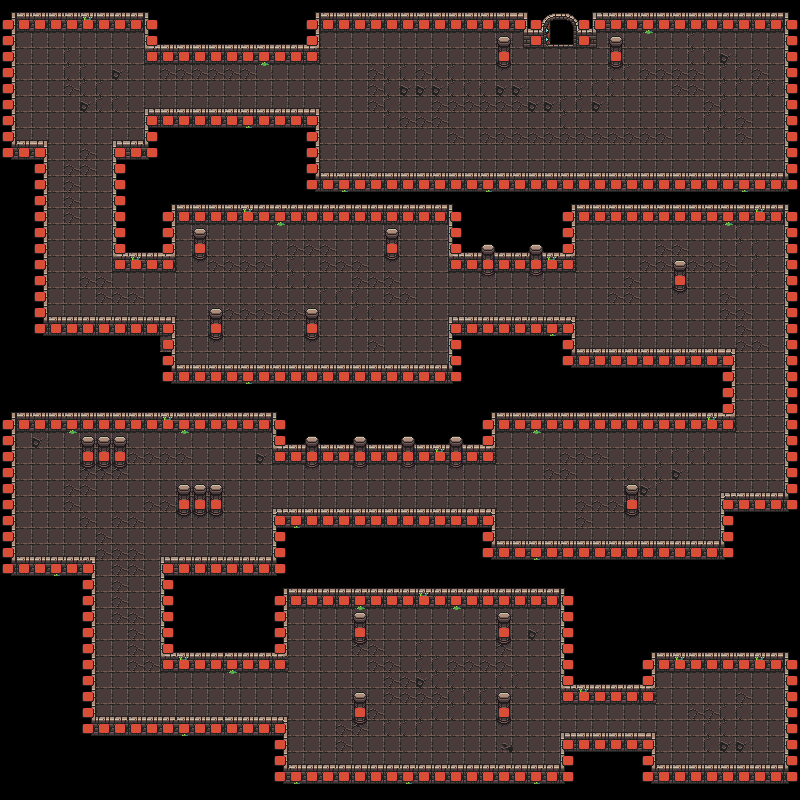

A 2D game scene composited from a Tiled map and its tileset images. What follows is a short description and the map's XML, with each tile layer's data collapsed to a summary:
An orthogonal 50x50 tile map with 16x16 px tiles, 4 tile layers (floor, lower_walls, upper_walls, wall_coll) and 175 objects.

<map version="1.10" tiledversion="1.10.1" orientation="orthogonal" renderorder="right-down" width="50" height="50" tilewidth="16" tileheight="16" infinite="0" nextlayerid="55" nextobjectid="197">
 <tileset firstgid="1" source="0x72_DungeonTilesetII_v1.4.tsx" />
 <group id="4" name="render">
  <layer id="1" name="floor" width="50" height="50">
   <data>[2500 cells, 2500 non-empty, 8 distinct tile ids]</data>
  </layer>
  <layer id="2" name="lower_walls" width="50" height="50">
   <data>[2500 cells, 2500 non-empty, 42 distinct tile ids]</data>
  </layer>
  <layer id="3" name="upper_walls" width="50" height="50">
   <data>[2500 cells, 2500 non-empty, 22 distinct tile ids]</data>
  </layer>
 </group>
 <group id="6" name="collData">
  <layer id="5" name="wall_coll" width="50" height="50">
   <data>[2500 cells, 2500 non-empty, 2 distinct tile ids]</data>
  </layer>
 </group>
 <group id="10" name="rooms" visible="0">
  <group id="18" name="room">
   <objectgroup id="24" name="room_trigger">
    <object id="108" x="346" y="31.5" width="32.5" height="142.5" />
   </objectgroup>
   <objectgroup id="23" name="wall">
    <object id="105" x="304" y="64" width="16" height="16" />
    <object id="106" x="304" y="80" width="16" height="16" />
    <object id="107" x="304" y="96" width="16" height="16" />
    <object id="110" x="528" y="48" width="16" height="16" />
    <object id="111" x="544" y="48" width="16" height="16" />
    <object id="112" x="560" y="48" width="16" height="16" />
    <object id="113" x="576" y="48" width="16" height="16" />
   </objectgroup>
   <objectgroup id="19" name="spawner">
    <object id="83" x="657" y="58.5">
     <properties>
      <property name="enemy" type="int" value="0" />
      <property name="type" type="int" value="1" />
     </properties>
    </object>
    <object id="86" x="704" y="70.5">
     <properties>
      <property name="enemy" type="int" value="0" />
      <property name="type" type="int" value="1" />
     </properties>
    </object>
    <object id="87" x="747.5" y="101.5">
     <properties>
      <property name="enemy" type="int" value="0" />
      <property name="type" type="int" value="1" />
     </properties>
    </object>
    <object id="88" x="763.5" y="52">
     <properties>
      <property name="enemy" type="int" value="0" />
      <property name="type" type="int" value="1" />
     </properties>
    </object>
    <object id="89" x="764.5" y="155">
     <properties>
      <property name="enemy" type="int" value="0" />
      <property name="type" type="int" value="1" />
     </properties>
    </object>
    <object id="91" x="717" y="154.5">
     <properties>
      <property name="enemy" type="int" value="0" />
      <property name="type" type="int" value="1" />
     </properties>
    </object>
    <object id="92" x="684.5" y="116">
     <properties>
      <property name="enemy" type="int" value="0" />
      <property name="type" type="int" value="1" />
     </properties>
    </object>
    <object id="93" x="657.5" y="154">
     <properties>
      <property name="enemy" type="int" value="0" />
      <property name="type" type="int" value="1" />
     </properties>
    </object>
    <object id="94" x="604.5" y="92.5">
     <properties>
      <property name="enemy" type="int" value="0" />
      <property name="type" type="int" value="1" />
     </properties>
    </object>
    <object id="95" x="602.5" y="149.5">
     <properties>
      <property name="enemy" type="int" value="0" />
      <property name="type" type="int" value="1" />
     </properties>
    </object>
    <object id="96" x="542" y="78.5">
     <properties>
      <property name="enemy" type="int" value="0" />
      <property name="type" type="int" value="1" />
     </properties>
    </object>
    <object id="97" x="529" y="154.5">
     <properties>
      <property name="enemy" type="int" value="0" />
      <property name="type" type="int" value="1" />
     </properties>
    </object>
    <object id="98" x="539" y="119.5">
     <properties>
      <property name="enemy" type="int" value="0" />
      <property name="type" type="int" value="1" />
     </properties>
    </object>
    <object id="99" x="468.5" y="63">
     <properties>
      <property name="enemy" type="int" value="0" />
      <property name="type" type="int" value="1" />
     </properties>
    </object>
    <object id="100" x="490.5" y="107">
     <properties>
      <property name="enemy" type="int" value="0" />
      <property name="type" type="int" value="1" />
     </properties>
    </object>
    <object id="101" x="464.5" y="149.5">
     <properties>
      <property name="enemy" type="int" value="0" />
      <property name="type" type="int" value="1" />
     </properties>
    </object>
    <object id="102" x="408" y="101">
     <properties>
      <property name="enemy" type="int" value="0" />
      <property name="type" type="int" value="1" />
     </properties>
    </object>
    <object id="103" x="431.5" y="135.5">
     <properties>
      <property name="enemy" type="int" value="0" />
      <property name="type" type="int" value="1" />
     </properties>
    </object>
    <object id="104" x="438" y="81">
     <properties>
      <property name="enemy" type="int" value="0" />
      <property name="type" type="int" value="1" />
     </properties>
    </object>
   </objectgroup>
  </group>
  <group id="41" name="room">
   <objectgroup id="42" name="room_trigger">
    <object id="82" x="400" y="224.5" width="30" height="140.5" />
   </objectgroup>
   <objectgroup id="43" name="wall">
    <object id="76" x="448" y="272" width="16" height="16" />
    <object id="77" x="448" y="288" width="16" height="16" />
    <object id="78" x="448" y="304" width="16" height="16" />
    <object id="79" x="160" y="272" width="16" height="16" />
    <object id="80" x="160" y="288" width="16" height="16" />
    <object id="81" x="160" y="304" width="16" height="16" />
   </objectgroup>
   <objectgroup id="44" name="spawner">
    <object id="61" x="231" y="244.5">
     <properties>
      <property name="enemy" type="int" value="0" />
      <property name="type" type="int" value="1" />
     </properties>
    </object>
    </objectgroup>
  </group>
  <group id="37" name="room">
   <objectgroup id="38" name="room_trigger">
    <!-- 1 objects omitted --></objectgroup>
   <objectgroup id="39" name="wall">
    <!-- 6 objects omitted --></objectgroup>
   <objectgroup id="40" name="spawner">
    <!-- 5 objects omitted --></objectgroup>
  </group>
  <group id="33" name="room">
   <objectgroup id="34" name="room_trigger">
    <!-- 1 objects omitted --></objectgroup>
   <objectgroup id="35" name="wall">
    <!-- 7 objects omitted --></objectgroup>
   <objectgroup id="36" name="spawner">
    <!-- 6 objects omitted --></objectgroup>
  </group>
  <group id="29" name="room">
   <objectgroup id="30" name="room_trigger">
    <!-- 1 objects omitted --></objectgroup>
   <objectgroup id="31" name="wall">
    <!-- 7 objects omitted --></objectgroup>
   <objectgroup id="32" name="spawner">
    <!-- 6 objects omitted --></objectgroup>
  </group>
  <group id="25" name="room">
   <objectgroup id="26" name="room_trigger">
    <!-- 1 objects omitted --></objectgroup>
   <objectgroup id="27" name="wall">
    <!-- 5 objects omitted --></objectgroup>
   <objectgroup id="28" name="spawner">
    <!-- 6 objects omitted --></objectgroup>
  </group>
 </group>
 <objectgroup id="7" name="door" visible="0">
  <!-- 1 objects omitted --></objectgroup>
 <objectgroup id="8" name="spawner" visible="0">
  <!-- 1 objects omitted --></objectgroup>
 <objectgroup id="50" name="coffers">
  <!-- 2 objects omitted --></objectgroup>
 <objectgroup id="49" name="traps" visible="0">
  <!-- 77 objects omitted --></objectgroup>
 <group id="51" name="levers" />
</map>
<!-- 140 of 175 objects omitted -->
